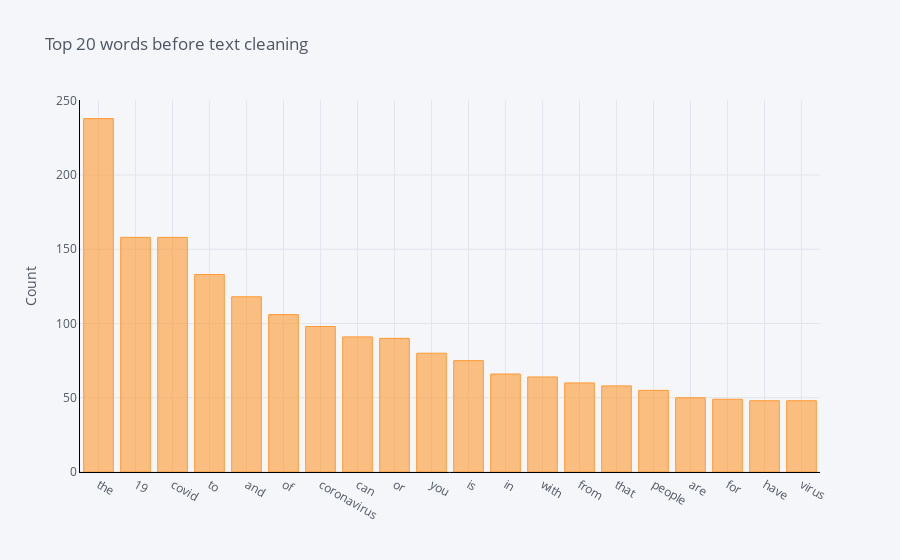

The code cell stored with this chart in its notebook:
### Markdown cell above
## 2.3.1 unigram

### Code cell
def get_top_n_words(corpus, n=None):
    vec = CountVectorizer().fit(corpus)
    bag_of_words = vec.transform(corpus)
    sum_words = bag_of_words.sum(axis=0) 
    words_freq = [(word, sum_words[0, idx]) for word, idx in vec.vocabulary_.items()]
    words_freq =sorted(words_freq, key = lambda x: x[1], reverse=True)
    return words_freq[:n]

common_words = get_top_n_words(covid_data['MESSAGE'], 20)
for word, freq in common_words:
    print(word, freq)
df1 = pd.DataFrame(common_words, columns = ['MESSAGE' , 'count'])
df1.groupby('MESSAGE').sum()['count'].sort_values(ascending=False).iplot(
kind='bar', yTitle='Count', linecolor='black', title='Top 20 words before text cleaning')

### Figure 1 — Plotly figure (JSON) as saved in the notebook; plotly's stock layout.template omitted (floating-point values rounded to 4 significant figures)
{"data": [{"marker": {"color": "rgba(255, 153, 51, 0.6)", "line": {"color": "rgba(255, 153, 51, 1.0)", "width": 1}}, "name": "count", "orientation": "v", "text": "", "type": "bar", "x": ["the", "19", "covid", "to", "and", "of", "coronavirus", "can", "or", "you", "is", "in", "with", "from", "that", "people", "are", "for", "have", "virus"], "y": [238, 158, 158, 133, 118, 106, 98, 91, 90, 80, 75, 66, 64, 60, 58, 55, 50, 49, 48, 48]}], "layout": {"legend": {"bgcolor": "#F5F6F9", "font": {"color": "#4D5663"}}, "paper_bgcolor": "#F5F6F9", "plot_bgcolor": "#F5F6F9", "title": {"font": {"color": "#4D5663"}, "text": "Top 20 words before text cleaning"}, "xaxis": {"gridcolor": "#E1E5ED", "linecolor": "black", "showgrid": true, "tickfont": {"color": "#4D5663"}, "title": {"font": {"color": "#4D5663"}, "text": ""}, "zerolinecolor": "#E1E5ED"}, "yaxis": {"gridcolor": "#E1E5ED", "linecolor": "black", "showgrid": true, "tickfont": {"color": "#4D5663"}, "title": {"font": {"color": "#4D5663"}, "text": "Count"}, "zerolinecolor": "#E1E5ED"}}}
